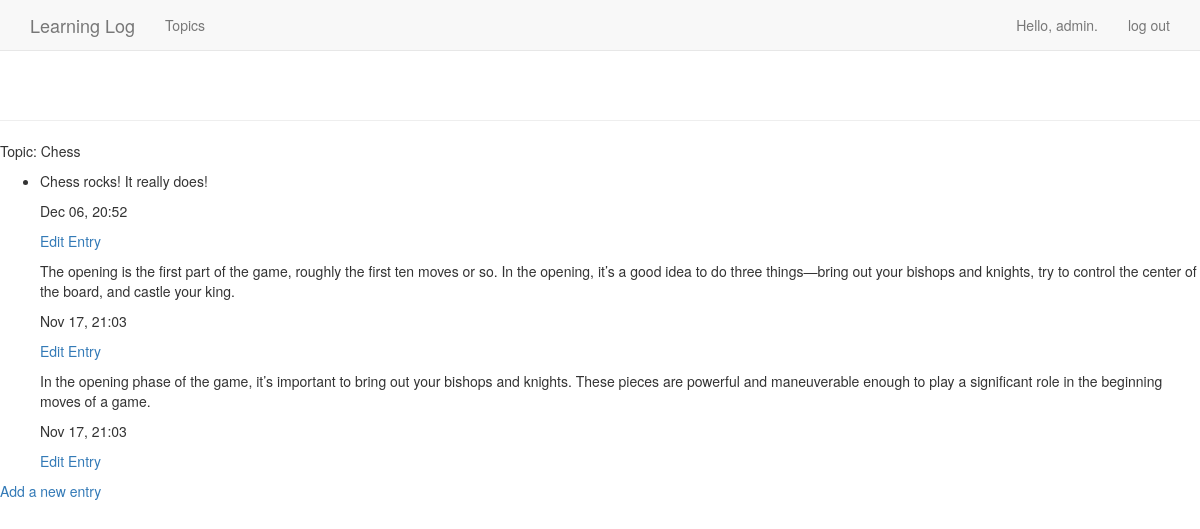
The page /topics/1/ (signed in) on the database its author committed.
### MainApp/models.py (models this page shows, shortened)
class Topic(models.Model):
    text = models.CharField(max_length=200)
    date_added = models.DateTimeField(auto_now_add=True)
    owner = models.ForeignKey(User, on_delete=models.CASCADE)
    def __str__(self):
        return self.text

class Entry(models.Model):
    topic = models.ForeignKey(Topic,on_delete=models.CASCADE)
    text = models.TextField()
    date_added = models.DateTimeField(auto_now_add=True)
    class Meta:
        verbose_name_plural = 'entries'

### MainApp/views.py (the view)
# urls.py: path('topics/<int:topic_id>/', views.topic,name='topic'),
@login_required
def topic(request,topic_id):
    topic = Topic.objects.get(id=topic_id)
    if topic.owner != request.user:
        raise Http404
    entries = topic.entry_set.order_by('-date_added')
    context = {'topic':topic, 'entries':entries}
    return render(request, 'MainApp/topic.html', context)

### MainApp/templates/MainApp/topic.html
{% extends "MainApp/base.html" %}
{% block content %}
<p>Topic: {{ topic }}</p>
<ul>
    <li>
    {% for e in entries %}
    <p>{{ e.text|linebreaks }}</p>
    <p>{{ e.date_added|date:'M d, H:i' }}</p>
    </li>
    <p>
    <a href="{% url 'MainApp:edit_entry' e.id %}">Edit Entry</a>
    </p>
    {% empty %}
    <li> There are no entries for this topic yet. </li>
    {% endfor %}
</ul>
<p>
<a href="{% url 'MainApp:new_entry' topic.id %}">Add a new entry</a>
</p>
{% endblock content %}

### MainApp/templates/MainApp/base.html (shortened to what this page needs)
{% load bootstrap3 %}
<!DOCTYPE html>
<html lang="en">
    <head>
       {% bootstrap_css %}
    </head>
    <body>
        <nav class="navbar navbar-default navbar-static-top">
            <div class="container">
              <div class="navbar-header">
                <a class="navbar-brand" href="{% url 'MainApp:index' %}">
                    Learning Log</a>
      </div>
              <div id="navbar" class="navbar-collapse collapse">
                <ul class="nav navbar-nav">
                  <li><a href="{% url 'MainApp:topics' %}">Topics</a></li>
                </ul>
                <ul class="nav navbar-nav navbar-right">
                  {% if user.is_authenticated %}
                    <li><a>Hello, {{ user.username }}.</a></li>
                    <li><a href="{% url 'users:logout' %}">log out</a></li>
                  {% else %}
                    <li><a href="{% url 'users:register' %}">register</a></li>
                    <li><a href="{% url 'users:login' %}">log in</a></li>
                  {% endif %}
                </ul>
              </div>
            </div>
          </nav>
            <div class="page-header">
            </div>
            <div>
                {% block content %}{% endblock content %}
            </div>
      </body>
    </html>

### rows shown on the page
Topic: text "Chess"
Entry: text "Chess rocks! It really does!", date_added "Dec 06, 20:52"
Entry: text "The opening is the first part of the game, roughly the first ten moves or so. In the opening, it’s a good idea to do three things—bring out your bishops and knights, try to control the center of the board, and castle your king.", date_added "Nov 17, 21:03"
Entry: text "In the opening phase of the game, it’s important to bring out your bishops and knights. These pieces are powerful and maneuverable enough to play a significant role in the beginning moves of a game.", date_added "Nov 17, 21:03"

### other values the page prints
{{ user.username }} "admin"
